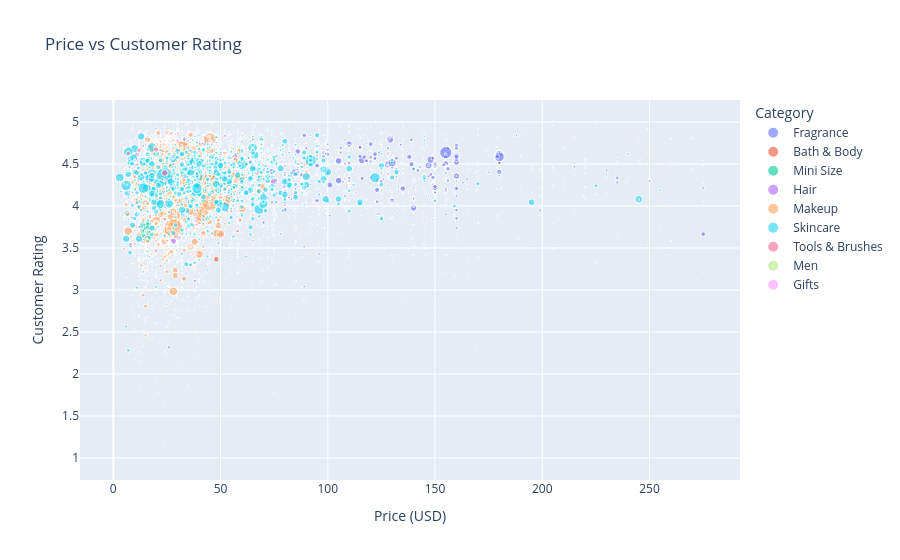

The cell this chart's notebook holds for it:
### Code cell
price_plot = data[
    data["price_usd"] <= data["price_usd"].quantile(0.99)
]

fig = px.scatter(
    price_plot,
    x="price_usd",
    y="rating",
    color="primary_category",
    size="reviews",
    hover_data=[
        "product_name",
        "brand_name"
    ],
    title="Price vs Customer Rating",
    labels={
        "price_usd": "Price (USD)",
        "rating": "Customer Rating",
        "primary_category": "Category"
    },
    opacity=0.6
)

fig.show()

### Figure 1 — Plotly figure (JSON) as saved in the notebook; plotly's stock layout.template omitted (floating-point values rounded to 4 significant figures; data arrays with more than 128 entries replaced by an {"elided": "..."} marker saying what was removed)
{"data": [{"customdata": {"elided": "1311x2 str values"}, "hovertemplate": "Category=Fragrance<br>Price (USD)=%{x}<br>Customer Rating=%{y}<br>reviews=%{marker.size}<br>product_name=%{customdata[0]}<br>brand_name=%{customdata[1]}<extra></extra>", "legendgroup": "Fragrance", "marker": {"color": "#636efa", "opacity": 0.6, "size": {"elided": "1311 int values"}, "sizemode": "area", "sizeref": 53.2, "symbol": "circle"}, "mode": "markers", "name": "Fragrance", "showlegend": true, "type": "scattergl", "x": {"elided": "1311 int values"}, "xaxis": "x", "y": {"elided": "1311 float values"}, "yaxis": "y"}, {"customdata": {"elided": "394x2 str values"}, "hovertemplate": "Category=Bath & Body<br>Price (USD)=%{x}<br>Customer Rating=%{y}<br>reviews=%{marker.size}<br>product_name=%{customdata[0]}<br>brand_name=%{customdata[1]}<extra></extra>", "legendgroup": "Bath & Body", "marker": {"color": "#EF553B", "opacity": 0.6, "size": {"elided": "394 int values"}, "sizemode": "area", "sizeref": 53.2, "symbol": "circle"}, "mode": "markers", "name": "Bath & Body", "showlegend": true, "type": "scattergl", "x": {"elided": "394 float values"}, "xaxis": "x", "y": {"elided": "394 float values"}, "yaxis": "y"}, {"customdata": {"elided": "274x2 str values"}, "hovertemplate": "Category=Mini Size<br>Price (USD)=%{x}<br>Customer Rating=%{y}<br>reviews=%{marker.size}<br>product_name=%{customdata[0]}<br>brand_name=%{customdata[1]}<extra></extra>", "legendgroup": "Mini Size", "marker": {"color": "#00cc96", "opacity": 0.6, "size": {"elided": "274 int values"}, "sizemode": "area", "sizeref": 53.2, "symbol": "circle"}, "mode": "markers", "name": "Mini Size", "showlegend": true, "type": "scattergl", "x": {"elided": "274 float values"}, "xaxis": "x", "y": {"elided": "274 float values"}, "yaxis": "y"}, {"customdata": {"elided": "1409x2 str values"}, "hovertemplate": "Category=Hair<br>Price (USD)=%{x}<br>Customer Rating=%{y}<br>reviews=%{marker.size}<br>product_name=%{customdata[0]}<br>brand_name=%{customdata[1]}<extra></extra>", "legendgroup": "Hair", "marker": {"color": "#ab63fa", "opacity": 0.6, "size": {"elided": "1409 int values"}, "sizemode": "area", "sizeref": 53.2, "symbol": "circle"}, "mode": "markers", "name": "Hair", "showlegend": true, "type": "scattergl", "x": {"elided": "1409 float values"}, "xaxis": "x", "y": {"elided": "1409 float values"}, "yaxis": "y"}, {"customdata": {"elided": "2327x2 str values"}, "hovertemplate": "Category=Makeup<br>Price (USD)=%{x}<br>Customer Rating=%{y}<br>reviews=%{marker.size}<br>product_name=%{customdata[0]}<br>brand_name=%{customdata[1]}<extra></extra>", "legendgroup": "Makeup", "marker": {"color": "#FFA15A", "opacity": 0.6, "size": {"elided": "2327 int values"}, "sizemode": "area", "sizeref": 53.2, "symbol": "circle"}, "mode": "markers", "name": "Makeup", "showlegend": true, "type": "scattergl", "x": {"elided": "2327 float values"}, "xaxis": "x", "y": {"elided": "2327 float values"}, "yaxis": "y"}, {"customdata": {"elided": "2309x2 str values"}, "hovertemplate": "Category=Skincare<br>Price (USD)=%{x}<br>Customer Rating=%{y}<br>reviews=%{marker.size}<br>product_name=%{customdata[0]}<br>brand_name=%{customdata[1]}<extra></extra>", "legendgroup": "Skincare", "marker": {"color": "#19d3f3", "opacity": 0.6, "size": {"elided": "2309 int values"}, "sizemode": "area", "sizeref": 53.2, "symbol": "circle"}, "mode": "markers", "name": "Skincare", "showlegend": true, "type": "scattergl", "x": {"elided": "2309 float values"}, "xaxis": "x", "y": {"elided": "2309 float values"}, "yaxis": "y"}, {"customdata": [["Classic Stencils", "Anastasia Beverly Hills"], ["Tweezers", "Anastasia Beverly Hills"], ["Sharpener", "Anastasia Beverly Hills"], ["All-Purpose Pencil Sharpener", "Benefit Cosmetics"], ["Grooming Tweezer & Brush", "Benefit Cosmetics"], ["Pencil Sharpener", "Charlotte Tilbury"], ["The Silk Scrunchie No. 001 Set", "Crown Affair"], ["The Hair Towel", "Crown Affair"], ["The Comb No. 002", "Crown Affair"], ["The Brush No. 001", "Crown Affair"], ["Scalp Massager Comb", "Fable & Mane"], ["The Fenty Skin Soap Dish", "Fenty Skin"], ["ISSA 2", "FOREO"], ["Max Styler - 2\" Wide Plate Flat Iron", "ghd"], ["Teeth Whitening GLO Vials", "GLO Science"], ["Google Nest Hub", "Google"], ["The Travel Case", "Kate McLeod"], ["#70 Pomade Brow Brush", "KVD Beauty"], ["Professional Bag", "MAKE UP FOR EVER"], ["Pencil Sharpener", "NARS"], ["Edge Tool", "PATTERN by Tracee Ellis Ross"], ["The Essential Refillable Travel Container - Blue", "RIES"], ["3-in-1 Pencil Sharpener", "SEPHORA COLLECTION"], ["Total Coverage Angled Sponge", "SEPHORA COLLECTION"], ["Total Coverage Blending Sponge Set", "SEPHORA COLLECTION"], ["Beauty on the Fly Reusable Bag", "SEPHORA COLLECTION"], ["Dry Body Brush", "SEPHORA COLLECTION"], ["False Eyelash Applicator", "SEPHORA COLLECTION"], ["Makeup Match Blush Brush", "SEPHORA COLLECTION"], ["Eyelash Curler", "SEPHORA COLLECTION"], ["Total Coverage Original Sponge", "SEPHORA COLLECTION"], ["Manicure Nail Tool Kit", "SEPHORA COLLECTION"], ["4-IN-1 Interchangeable Brush Set", "SEPHORA COLLECTION"], ["SC X Wetbrush Mini Detangler Hair Brush", "SEPHORA COLLECTION"], ["SC x Wetbrush Detangling Shower Hair Comb", "SEPHORA COLLECTION"], ["SC X Wetbrush Treatment Hair Brush", "SEPHORA COLLECTION"], ["Makeup Match Concealer Brush", "SEPHORA COLLECTION"], ["Angled False Eyelash Applicator", "SEPHORA COLLECTION"], ["Face Dry Brush", "SEPHORA COLLECTION"], ["Eyelash Curler", "Shiseido"], ["SinglePass Compact Travel Styling Flat Iron with Cap (White & Rose Gold)", "T3"], ["THE PUFF 5 Piece Set: Tone & Deeply Exfoliate", "The Original MakeUp Eraser"], ["Smooth Finish Facial Hair Remover", "TWEEZERMAN"], ["Pink Perfection Slant Tweezer", "TWEEZERMAN"], ["ProCurl Eyelash Curler", "TWEEZERMAN"], ["Stainless Steel Slant Tweezer", "TWEEZERMAN"], ["Pink Perfection Petite Tweeze Set", "TWEEZERMAN"], ["Pink Perfection Point Tweezer", "TWEEZERMAN"], ["Pink Perfection Pointed Slant Tweezer", "TWEEZERMAN"], ["Grindhouse Double Barrel Pencil Sharpener", "Urban Decay"]], "hovertemplate": "Category=Tools & Brushes<br>Price (USD)=%{x}<br>Customer Rating=%{y}<br>reviews=%{marker.size}<br>product_name=%{customdata[0]}<br>brand_name=%{customdata[1]}<extra></extra>", "legendgroup": "Tools & Brushes", "marker": {"color": "#FF6692", "opacity": 0.6, "size": [658, 527, 197, 74, 44, 49, 54, 74, 39, 51, 19, 6, 20, 197, 68, 23, 1, 1403, 49, 910, 16, 87, 41, 159, 88, 60, 43, 8, 93, 195, 170, 14, 9, 11, 6, 3, 91, 1, 1, 2234, 200, 15, 452, 277, 733, 255, 161, 89, 118, 911], "sizemode": "area", "sizeref": 53.2, "symbol": "circle"}, "mode": "markers", "name": "Tools & Brushes", "showlegend": true, "type": "scattergl", "x": [20, 28, 6, 5, 20, 7, 15, 45, 46, 74, 15, 10, 169, 249, 35, 129, 22, 20, 125, 7, 12, 18, 6, 12, 10, 4.95, 16, 12, 12, 15, 12, 24, 20, 7, 9, 19, 10, 14, 14, 24, 89, 15, 20, 24, 24, 24, 28, 25, 26, 12], "xaxis": "x", "y": [3.468, 4.499, 4.122, 4.27, 4.318, 4.408, 4.593, 4.878, 4.436, 4.706, 5, 3, 2.3, 4.65, 4.868, 4.609, 5, 4.673, 4.51, 4.626, 4.375, 4.402, 4.463, 4.899, 4.557, 4.7, 3.721, 4.375, 4.71, 4.426, 4.753, 2.286, 4, 4.455, 3.833, 4.333, 4.538, 5, 5, 4.393, 4.205, 3.533, 3.586, 4.311, 3.845, 4.008, 4.317, 3.91, 3.042, 4.663], "yaxis": "y"}, {"customdata": [["Face Scrub", "CLINIQUE"], ["Clinique For Men Anti-Age Moisturizer", "CLINIQUE"], ["Charcoal Face Wash", "CLINIQUE"], ["Clinique For Men Anti-Age Eye Cream", "CLINIQUE"], ["Clinique For Men Anti-Aging Starter Kit", "CLINIQUE"], ["Clinique For Men Super Energizer Anti-Fatigue Depuffing Eye Gel", "CLINIQUE"], ["Broad Spectrum SPF 21 Moisturizer", "CLINIQUE"], ["Exfoliating Tonic", "CLINIQUE"], ["Post-Shave Soother", "CLINIQUE"], ["Oil Control Mattifying Moisturizer", "CLINIQUE"], ["Oil Control Face Wash", "CLINIQUE"], ["Clinique For Men Maximum Hydrator 72-Hour Auto-Replenishing Hydrator", "CLINIQUE"], ["Moisturizing Lotion", "CLINIQUE"], ["Clinique For Men Maximum Hydrator Eye 96-Hour Hydro-Filler Concentrate", "CLINIQUE"], ["Aloe Shave Gel", "CLINIQUE"], ["Cream Shave", "CLINIQUE"], ["K by Dolce & Gabbana", "Dolce&Gabbana"], ["Blade Bin", "Hanni"], ["Double-Duty Face Moisturizer Broad Spectrum SPF 20", "Jack Black"], ["Bump Fix Razor Bump & Ingrown Hair Solution", "Jack Black"], ["Deep Dive Glycolic Facial Cleanser", "Jack Black"], ["Oil-Free Sun Guard Sunscreen Water Resistant SPF 45", "Jack Black"], ["Face Buff Energizing Scrub", "Jack Black"], ["Pure Clean Daily Facial Cleanser", "Jack Black"], ["Performance Remedy Turbo Wash  Energizing Cleanser for Hair & Body", "Jack Black"], ["Beard Lube Conditioning Shave", "Jack Black"], ["Clean Break Oil-Free Moisturizer", "Jack Black"], ["Beard Oil", "Jack Black"], ["Protein Booster Skin Serum", "Jack Black"], ["All-Over Wash For Face, Hair & Body", "Jack Black"], ["Power Peel Multi-Acid Resurfacing Pads", "Jack Black"], ["Beard Grooming Kit", "Jack Black"], ["Turbo Body Bar Scrubbing Soap", "Jack Black"], ["Shave Essentials", "Jack Black"], ["Eye Balm De-Puffing & Cooling Gel", "Jack Black"], ["Supreme Cream Triple Cushion Shave Lather", "Jack Black"], ["Line Smoother Oil-Free Moisturizer", "Jack Black"], ["Nourishing Hair & Scalp Conditioner", "Jack Black"], ["Cool Moisture Body Lotion", "Jack Black"], ["Post Shave Cooling Gel", "Jack Black"], ["Protein Booster Eye Rescue", "Jack Black"], ["Dry Erase Ultra-Calming Face Cream", "Jack Black"], ["Beard Wash", "Jack Black"], ["Double Header Shampoo + Conditioner", "Jack Black"], ["True Volume Thickening Shampoo", "Jack Black"], ["Black Reserve Body & Hair Cleanser", "Jack Black"], ["Beard Lube Conditioning Shave - 3 Pack", "Jack Black"], ["Facial Fuel Energizing Moisturizer for Men", "Kiehl's Since 1851"], ["Facial Fuel Energizing Face Wash", "Kiehl's Since 1851"], ["\"Ultimate Man\" Body Scrub Soap", "Kiehl's Since 1851"], ["Oil Eliminator Deep Cleansing Exfoliating Face Wash For Men", "Kiehl's Since 1851"], ["Facial Fuel Energizing Scrub", "Kiehl's Since 1851"], ["Age Defender Eye Repair", "Kiehl's Since 1851"], ["Facial Fuel Energizing Tonic For Men", "Kiehl's Since 1851"], ["Grooming Solutions Nourishing Beard Grooming Oil", "Kiehl's Since 1851"], ["Body Fuel All-In-One Energizing Wash", "Kiehl's Since 1851"], ["Age Defender Power Serum", "Kiehl's Since 1851"], ["Acids Done Bright Smoothing Skincare Set", "OLEHENRIKSEN"], ["Conditioning Beard Oil", "TOM FORD"]], "hovertemplate": "Category=Men<br>Price (USD)=%{x}<br>Customer Rating=%{y}<br>reviews=%{marker.size}<br>product_name=%{customdata[0]}<br>brand_name=%{customdata[1]}<extra></extra>", "legendgroup": "Men", "marker": {"color": "#B6E880", "opacity": 0.6, "size": [167, 9, 26, 33, 5, 9, 68, 48, 46, 48, 16, 11, 40, 4, 38, 36, 351, 1, 390, 113, 278, 137, 264, 243, 142, 480, 93, 91, 64, 152, 53, 5, 39, 13, 51, 146, 44, 28, 81, 59, 27, 14, 28, 16, 13, 10, 46, 34, 37, 44, 11, 10, 11, 6, 13, 5, 4, 11, 28], "sizemode": "area", "sizeref": 53.2, "symbol": "circle"}, "mode": "markers", "name": "Men", "showlegend": true, "type": "scattergl", "x": [25, 44, 26.5, 37, 17, 37, 36, 20, 27, 36, 23.5, 44, 36, 37, 23, 23, 104, 10, 30, 28, 24, 22, 20, 20, 24, 35, 30, 28, 62, 24, 38, 36, 16, 30, 26, 22, 32, 25, 32, 23, 41, 40, 19, 34, 32, 52, 40, 45, 25, 20, 28, 26, 40, 25, 36, 25, 60, 44, 57], "xaxis": "x", "y": [4.731, 4.889, 4.731, 4.333, 3, 4.222, 4.353, 4.542, 4.717, 4.208, 4.312, 5, 4.475, 4.75, 4.737, 4.444, 4.647, 5, 4.446, 3.938, 4.583, 4.62, 4.761, 4.572, 4.627, 4.779, 4.43, 4.56, 4.688, 4.665, 4.359, 3.8, 4.615, 4.692, 4.216, 4.801, 4.455, 4.75, 4.568, 4.695, 3.963, 4.5, 4.857, 4.188, 4, 4.6, 4.804, 4.235, 4.811, 4.773, 4.455, 4.8, 3.636, 5, 4.308, 4.8, 4, 4.818, 4.536], "yaxis": "y"}, {"customdata": [["Heart Gift Card", "SEPHORA COLLECTION"], ["Lips Gift Card", "SEPHORA COLLECTION"], ["Gift Card", "SEPHORA COLLECTION"], ["Happy Birthday Gift Card", "SEPHORA COLLECTION"]], "hovertemplate": "Category=Gifts<br>Price (USD)=%{x}<br>Customer Rating=%{y}<br>reviews=%{marker.size}<br>product_name=%{customdata[0]}<br>brand_name=%{customdata[1]}<extra></extra>", "legendgroup": "Gifts", "marker": {"color": "#FF97FF", "opacity": 0.6, "size": [7, 1, 43, 17], "sizemode": "area", "sizeref": 53.2, "symbol": "circle"}, "mode": "markers", "name": "Gifts", "showlegend": true, "type": "scattergl", "x": [50, 50, 50, 50], "xaxis": "x", "y": [4.857, 5, 4.279, 4.118], "yaxis": "y"}], "layout": {"legend": {"itemsizing": "constant", "title": {"text": "Category"}, "tracegroupgap": 0}, "title": {"text": "Price vs Customer Rating"}, "xaxis": {"anchor": "y", "domain": [0, 1], "title": {"text": "Price (USD)"}}, "yaxis": {"anchor": "x", "domain": [0, 1], "title": {"text": "Customer Rating"}}}}
